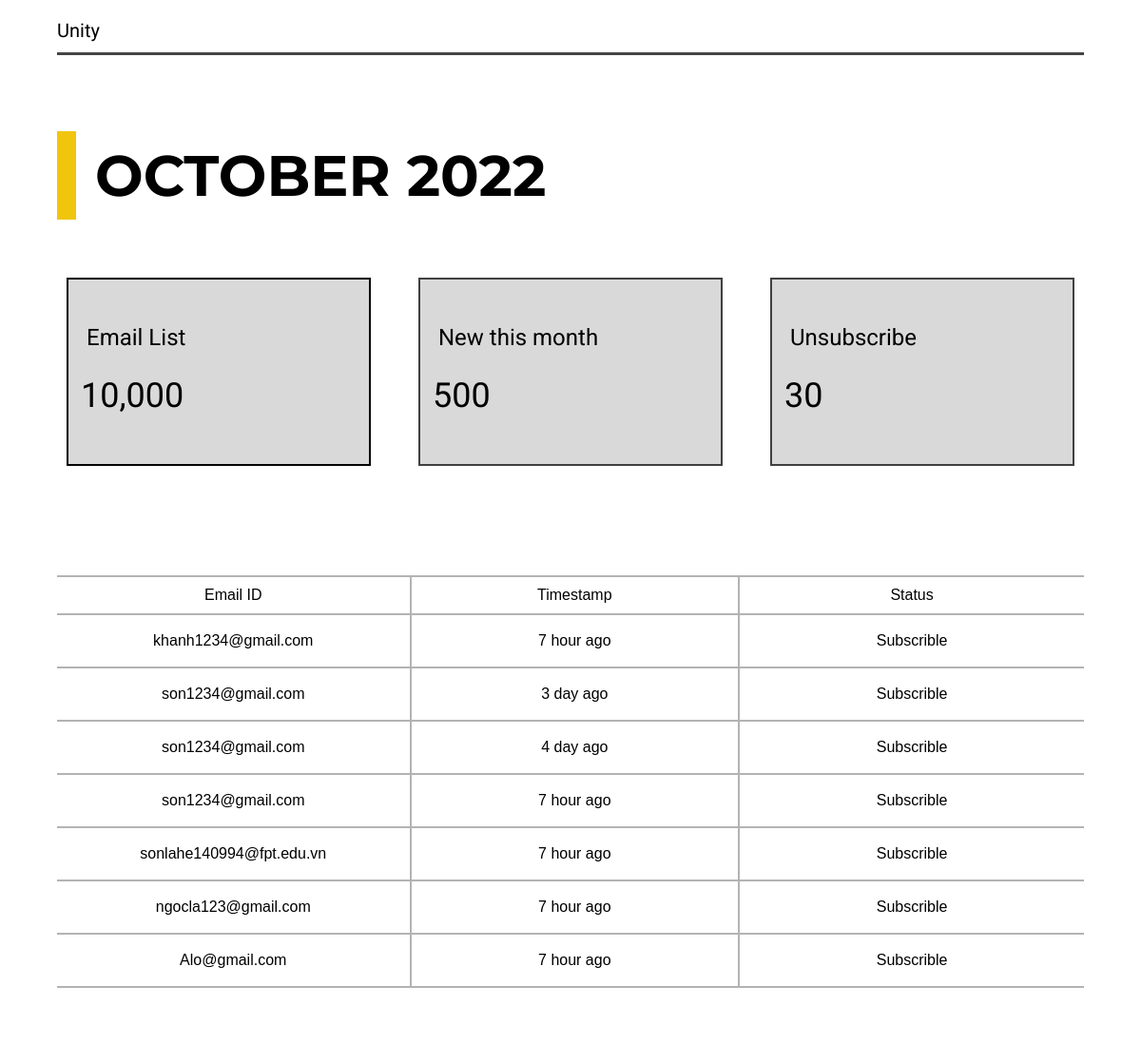
The page /email/render on the database its author committed.
### apps/emails/models.py (models this page shows, shortened)
class Unity(models.Model):
    id = models.AutoField(primary_key=True)
    email = models.EmailField()
    created = models.DateTimeField(default=datetime.now(), blank=True)
    class Meta:
        db_table = "unity"

### apps/emails/views.py (the view)
# urls.py: path('render', views.renderCar, name='render')
def renderCar(request):
    today = date.today()
    d2 = today.strftime("%B %Y")
    unity_list = Unity.objects.all()
    serializer_unity = UnitySerializer(unity_list, many=True)
    context = {
        'emails_list': serializer_unity.data,
        'current_date': d2
    }
    template = loader.get_template('index.html')
    return HttpResponse(template.render(context, request))

### apps/emails/templatetags/convert_date.py (called while the page is built)
@register.filter
@stringfilter
def dateformat(value: datetime):
    return convertdate(value)

def convertdate(datetime_str):
    current = datetime.now()
    time_iso_created = parser.parse(datetime_str)
    remain_sec = (current - time_iso_created.replace(tzinfo=None)).total_seconds()
    print(current, time_iso_created.replace(tzinfo=None))
    if remain_sec >= 86400:
        return str(int(remain_sec / (60 * 60 * 24))) + ' day ago '
    if remain_sec >= 3600:
        return str(int(remain_sec / (60 * 60))) + ' hour ago'
    if remain_sec > 60:
        return str(int(remain_sec / 60)) + ' minutes ago'
    if remain_sec <= 60:
        return str(int(remain_sec)) + ' second ago'

### apps/emails/templates/index.html (shortened to what this page needs)
<!doctype html>
<html lang="en">
<head>
    {% load static %}
    {% load convert_date %}
    <link rel="stylesheet" href="{% static 'css/nicepage.css' %}">
    <link rel="stylesheet" href="{% static 'css/About.css' %}" media="screen">
</head>
<body>
<div class="layout">
    <div class="container">
        <section class="u-align-left u-clearfix u-section-1" id="carousel_7516">
            <div class="u-clearfix u-sheet u-sheet-1">
                <h5 class="u-text u-text-default u-text-1">Unity</h5>
                <div class="u-border-3 u-border-grey-dark-1 u-expanded-width u-line u-line-horizontal u-line-2"></div>
                <blockquote
                        class="u-border-20 u-border-palette-3-base u-custom-font u-font-montserrat u-text u-text-default u-text-2">
                    {{ current_date }}
                </blockquote>
            </div>
        </section>
        <section class="u-clearfix u-section-2" id="sec-f6d0">
            <div class="u-clearfix u-sheet u-valign-middle u-sheet-1">
                <div class="u-expanded-width u-list u-list-1">
                    <div class="u-repeater u-repeater-1">
                        <div class="u-container-style u-list-item u-repeater-item">
                            <div class="u-container-layout u-similar-container u-container-layout-1">
                                <div class="u-border-2 u-border-black u-custom-color-1 u-custom-item u-expanded-width u-shape u-shape-rectangle u-shape-1"></div>
                                <h5 class="u-text u-text-default u-text-1">Email List</h5>
                                <h3 class="u-text u-text-default u-text-2">10,000</h3>
                            </div>
                        </div>
                        <div class="u-container-style u-list-item u-repeater-item">
                            <div class="u-container-layout u-similar-container u-container-layout-2">
                                <div class="u-border-2 u-border-grey-75 u-custom-color-1 u-custom-item u-expanded-width u-shape u-shape-rectangle u-shape-2"></div>
                                <h5 class="u-text u-text-default u-text-3">New this month</h5>
                                <h3 class="u-text u-text-default u-text-4">500</h3>
                            </div>
                        </div>
                        <div class="u-container-style u-list-item u-repeater-item">
                            <div class="u-container-layout u-similar-container u-container-layout-3">
                                <div class="u-border-2 u-border-grey-75 u-custom-color-1 u-custom-item u-expanded-width u-shape u-shape-rectangle u-shape-3"></div>
                                <h5 class="u-text u-text-default u-text-5">Unsubscribe</h5>
                                <h3 class="u-text u-text-default u-text-6">30</h3>
                            </div>
                        </div>
                    </div>
                </div>
            </div>
        </section>
        <section class="u-align-center u-clearfix u-section-3" id="sec-fbe1">
            <div class="u-clearfix u-sheet u-valign-middle u-sheet-1">
                <div class="u-expanded-width u-table u-table-responsive u-table-1">
                    <table class="u-table-entity u-table-entity-1 table">
                        <colgroup>
                            <col width="34.4%">
                            <col width="32%">
                            <col width="33.6%">
                        </colgroup>
                        <tbody class="u-table-body">
                        <tr style="height: 28px;">
                            <td class="u-border-2 u-border-grey-30 u-border-no-left u-border-no-right u-table-cell">
                                Email
                                ID
                            </td>
                            <td class="u-border-2 u-border-grey-30 u-table-cell">Timestamp<br>
                            </td>
                            <td class="u-border-2 u-border-grey-30 u-border-no-left u-border-no-right u-table-cell">
                                Status<br>
                            </td>
                        </tr>
                        {% for i in emails_list %}
                        <tr style="height: 56px;">
                            <td class="u-border-2 u-border-grey-30 u-border-no-left u-border-no-right u-table-cell">
                                {{ i.email }}
                            </td>
                            <td class="u-border-2 u-border-grey-30 u-table-cell">{{i.created|dateformat}}</td>
                            <td class="u-border-2 u-border-grey-30 u-border-no-left u-border-no-right u-table-cell">
                                Subscrible
                            </td>
                        </tr>
                        {% endfor %}
                        </tbody>
                    </table>
                </div>
            </div>
        </section>
    </div>
</div>
</body>
</html>

### static/css/About.css (style rules this page uses)
.u-section-1 .u-sheet-1 { min-height: 280px; }
.u-section-1 .u-text-1 { margin: 20px auto 0 0; }
.u-section-1 .u-line-2 { width: 1000px; height: 2px; transform-origin: center top 0px; margin: 11px auto 0 0; }
.u-section-1 .u-text-2 { font-size: 3.75rem; font-style: normal; text-transform: uppercase; font-weight: 700; margin: 80px auto -14px 0; }
.u-section-2 .u-sheet-1 { min-height: 266px; }
.u-section-2 .u-list-1 { margin-top: 2px; margin-bottom: 46px; }
.u-section-2 .u-repeater-1 { min-height: 218px; grid-auto-columns: calc(33.3333% - 20px); grid-template-columns: calc(33.3333% - 20px) calc(33.3333% - 20px) calc(33.3333% - 20px); grid-gap: 30px 30px; }
.u-section-2 .u-container-layout-1 { padding: 10px; }
.u-section-2 .u-shape-1 { height: 198px; margin-top: 0; margin-bottom: 0; background-image: none; }
.u-section-2 .u-text-1 { font-size: 1.5rem; margin: -149px auto 0 21px; }
.u-section-2 .u-text-2 { font-size: 2.25rem; margin: 25px auto 0 15px; }
.u-section-2 .u-container-layout-2 { padding: 10px; }
.u-section-2 .u-shape-2 { height: 198px; margin-top: 0; margin-bottom: 0; background-image: none; }
.u-section-2 .u-text-3 { font-size: 1.5rem; margin: -149px auto 0 21px; }
.u-section-2 .u-text-4 { font-size: 2.25rem; margin: 25px auto 0 15px; }
.u-section-2 .u-container-layout-3 { padding: 10px; }
.u-section-2 .u-shape-3 { height: 198px; margin-top: 0; margin-bottom: 0; background-image: none; }
.u-section-2 .u-text-5 { font-size: 1.5rem; margin: -149px auto 0 21px; }
.u-section-2 .u-text-6 { font-size: 2.25rem; margin: 25px auto 0 15px; }
.u-section-3 .u-sheet-1 { min-height: 415px; }
.u-section-3 .u-table-1 { margin: 59px auto; }
.u-section-3 .u-table-entity-1 { min-height: 100px; height: 325px; }

### rows shown on the page
Unity: email "khanh1234@gmail.com"
Unity: email "son1234@gmail.com"
Unity: email "son1234@gmail.com"
Unity: email "son1234@gmail.com"
Unity: email "sonlahe140994@fpt.edu.vn"
Unity: email "ngocla123@gmail.com"
Unity: email "Alo@gmail.com"

### other values the page prints
{{ i.created|dateformat }} "7 hour ago" "3 day ago" "4 day ago" "7 hour ago" "7 hour ago" "7 hour ago" "7 hour ago"
